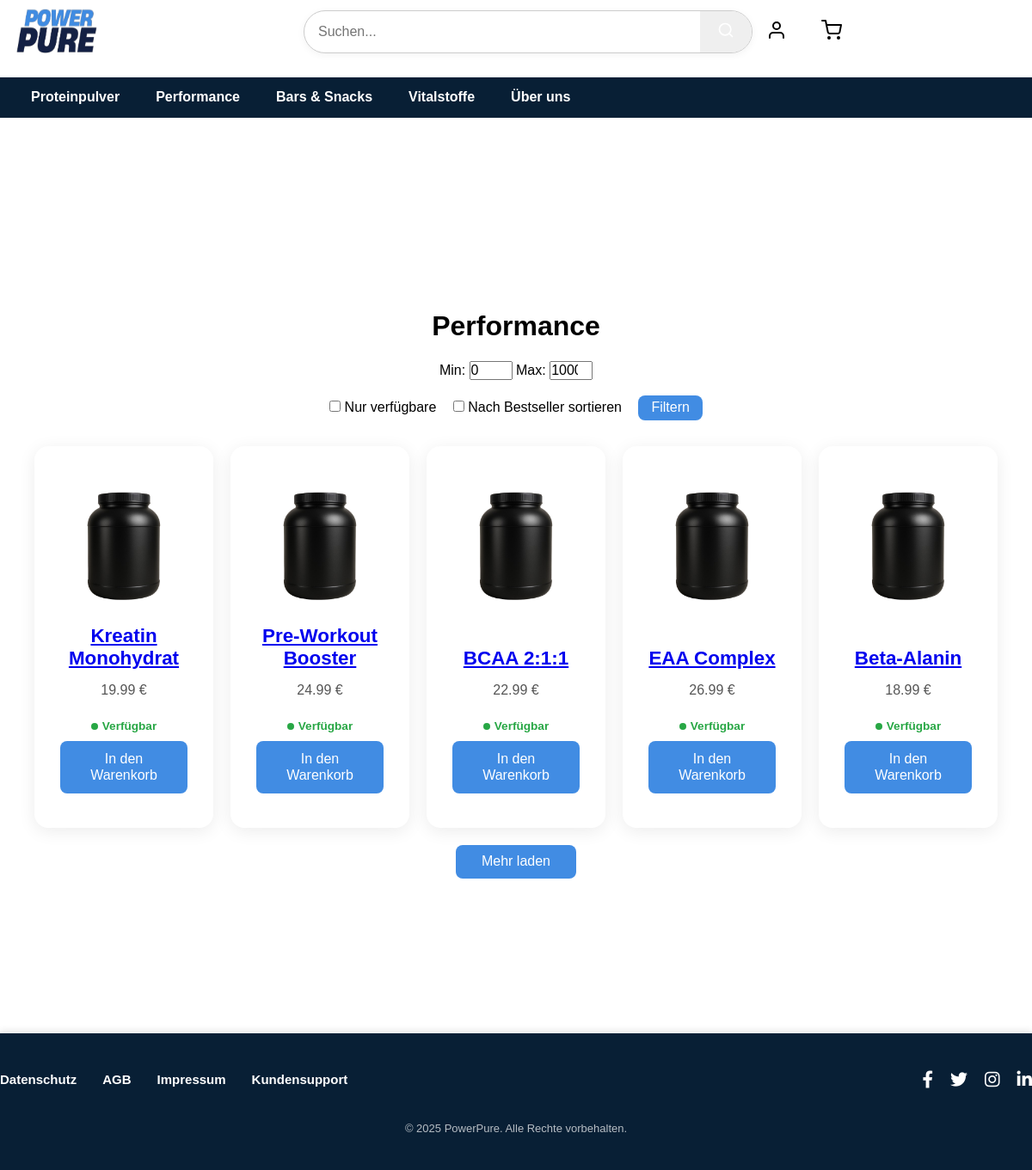
The app's page /category/show/2 with its own data.
### tables this page shows
CREATE TABLE `Categories` (
                              `category_id` int(11) NOT NULL,
                              `category_name` varchar(100) NOT NULL,
                              `asset_path` varchar(255) DEFAULT NULL,
                              `description` text DEFAULT NULL
);

CREATE TABLE `Products` (
                            `product_id` int(11) NOT NULL,
                            `product_name` varchar(200) NOT NULL,
                            `price` decimal(10,2) NOT NULL,
                            `category_id` int(11) NOT NULL,
                            `inventory` int(11) NOT NULL DEFAULT 0,
                            `units_sold` int(11) NOT NULL DEFAULT 0,
                            `flavour` varchar(50) DEFAULT NULL,
                            `size` varchar(50) DEFAULT NULL,
                            `description_short` varchar(500) DEFAULT NULL,
                            `description_long` text DEFAULT NULL,
                            `asset_path` varchar(255) DEFAULT NULL
);

### src/controllers/CategoryController.php (called while the page is built, shortened)
<?php
require_once 'Controller.php';
require_once 'src/models/CategoryModel.php';
require_once __DIR__ . '/../views/CategoryView.php';
require_once __DIR__ . '/../views/ProductView.php';
class CategoryController extends Controller
{
    private $view;
    private $model;
    public function __construct($db)
    {
        $this->model = new CategoryModel($db);
        $this->view = new CategoryView();
    }
    public function show($id)
    {
        $category = $this->model->getByID($id);
        $products = $this->model->getProductsByCategory($id);
        $this->view->add_js('filter/filter.js');
        $this->view->add_js('cart/cart.js');
        $data = $this->mergeData([
            'category' => $category,
            'products' => $products
        ]);
        $this->view->render_html('show', $data);
    }
}

### src/models/Model.php (called while the page is built, shortened)
<?php
abstract class Model {
    function __construct($db) {
        $this->conn = $db;
    }
}

### src/models/CategoryModel.php (called while the page is built, shortened)
<?php
require_once 'Model.php';
class CategoryModel extends Model {
    public function getByID($id)
    {
        $sql = "SELECT * FROM Categories WHERE category_id = :id";
        $stmt = $this->conn->prepare($sql);
        $stmt->bindValue(':id', $id, PDO::PARAM_INT);
        $stmt->execute();
        return $stmt->fetch(PDO::FETCH_ASSOC);
    }
    public function getProductsByCategory($categoryId) {
        $sql = "SELECT * FROM Products WHERE category_id = :id";
        $stmt = $this->conn->prepare($sql);
        $stmt->bindValue(':id', $categoryId, PDO::PARAM_INT);
        $stmt->execute();
        return $stmt->fetchAll(PDO::FETCH_ASSOC);
    }
}

### config/config.php (called while the page is built, shortened)
<?php
class Database
{
    private $host = 'localhost';
    private $db_name = 'sport_shop';
    private $username = 'root';
    private $password = '';
    private $conn;
    public function connect()
    {
        $this->conn = null;
        try{
            $this->conn = new PDO("mysql:host=$this->host;dbname=$this->db_name", $this->username, $this->password);
            $this->conn->setAttribute(PDO::ATTR_ERRMODE, PDO::ERRMODE_EXCEPTION);
        }catch(PDOException $e){
            echo "Connection Error: ".$e->getMessage();
        }
        return $this->conn;
    }
    public function prepare($sql) {
        return $this->conn->prepare($sql);
    }
}

### src/controllers/helpers/url.php (called while the page is built, shortened)
<?php
function asset_url(string $path): string
{
    $base = rtrim(BASE_URL, '/');
    return $base . '/' . $path;
}

### src/views/ProductView.php (the view, shortened to what this page needs)
<?php
require_once 'mainView.php';
class ProductView extends mainView
{
        ?>
        <?php
    public static function renderProductGrid($products)
    {
        ?>
        <div class="wrapper_bestseller" style="display: grid; grid-template-columns: repeat(auto-fill, minmax(200px, 1fr)); justify-content: start; gap: 20px;">
            <?php foreach ($products as $p): ?>
                <div class="bestseller">
                    <a href="<?= BASE_URL ?>/product/show/<?= (int)$p['product_id'] ?>">
                        <?php $img = !empty($p['asset_path']) ? $p['asset_path'] : 'assets/images/placeholder.png'; ?>
                        <img src="<?= htmlspecialchars(asset_url($img)) ?>" alt="<?= htmlspecialchars($p['product_name']) ?>" />
                    </a>
                    <div class="bestseller_information">
                        <h3>
                            <a href="<?= BASE_URL ?>/product/show/<?= (int)$p['product_id'] ?>">
                                <?= htmlspecialchars($p['product_name']) ?>
                            </a>
                        </h3>
                        <p><?= htmlspecialchars($p['price']) ?> €</p>
                        <div class="stock_status" style="display: flex; align-items: center; justify-content: center; margin-bottom: 10px; font-size: 0.85em;">
                            <?php if (isset($p['inventory']) && $p['inventory'] > 0): ?>
                                <span style="height: 8px; width: 8px; background-color: #28a745; border-radius: 50%; display: inline-block; margin-right: 5px;"></span>
                                <span style="color: #28a745; font-weight: bold;">Verfügbar</span>
                            <?php else: ?>
                                <span style="height: 8px; width: 8px; background-color: #dc3545; border-radius: 50%; display: inline-block; margin-right: 5px;"></span>
                                <span style="color: #dc3545; font-weight: bold;">Ausverkauft</span>
                            <?php endif; ?>
                        </div>
                        <form action="<?= BASE_URL ?>/cart/add" class="cart_form" method="POST">
                            <button type="submit" class="bestseller_button">In den Warenkorb</button>
                        </form>
                    </div>
                </div>
            <?php endforeach; ?>
        </div>
        <?php
        return ob_get_clean();
    }
        ?>
        <?php
    public static function renderFilterBar($categoryId = null, $searchTerm = null)
    {
        $controller = $categoryId ? 'category' : 'product';
        $dataAttrs = 'data-controller="' . $controller . '" ';
        if ($categoryId) {
            $dataAttrs .= 'data-id="' . (int)$categoryId . '" data-mode="category"';
        } else {
            if (!empty($searchTerm)) {
                $dataAttrs .= 'data-term="' . htmlspecialchars($searchTerm) . '" data-mode="search"';
            } else {
                $dataAttrs .= 'data-mode="all"';
            }
        }
        ?>
        <div class="filter-container" style="text-align:center; margin-bottom: 30px;" <?= $dataAttrs ?>>
            <label>Min: <input type="number" id="min-price" value="0" style="width:50px;"></label>
            <label>Max: <input type="number" id="max-price" value="1000" style="width:50px;"></label>
            <br><br>
            <label style="margin-right: 15px; cursor: pointer;">
                <input type="checkbox" id="check-available"> Nur verfügbare
            </label>
            <label style="margin-right: 15px; cursor: pointer;">
                <input type="checkbox" id="check-bestseller"> Nach Bestseller sortieren
            </label>
            <button id="filter-btn" class="bestseller_button" style="width:auto; padding: 5px 15px;">Filtern</button>
        </div>
        <?php
    }
}

### src/views/CategoryView.php (shortened to what this page needs)
<?php
require_once 'mainView.php';
require_once 'ProductView.php';
class CategoryView extends mainView {
        ?>
        <?php
    public static function show($data) {
        $category = $data['category'];
        $products = $data['products'] ?? [];
        ?>
        <main style="padding-top: 120px; min-height: 100vh;">
            <section class="category_detail_section" style="padding: 20px;">
                <h1 style="text-align:center;"><?= htmlspecialchars($category['category_name']) ?></h1>
                <?= ProductView::renderFilterBar($category['category_id'], null) ?>
                <div id="products-output">
                    <?= ProductView::renderProductGrid($products) ?>
                </div>
                <div style="text-align: center; margin-top: 20px;">
                    <button id="load-more-btn" class="bestseller_button" style="width: auto; padding: 10px 30px;">
                        Mehr laden
                    </button>
                </div>
            </section>
        </main>
        <?php
    }
}

### static/css/user/profile.css (style rules this page uses)
main { padding-top: 180px; }

### static/css/general_settings/color_scheme.css (style rules this page uses)
:root { --color-primary: #418ce3; --color-secondary: #081f35; --color-accent: #081f35; --color-bg-light: #f9fafb; --color-bg-dark: #111827; --color-text: #111827; --color-text-secondary: #6b7280; --color-success: #22c55e; --color-danger: #ef4444; font-family: Arial, sans-serif; --header-height: 100px; --footer-height: 100px; --page-padding: 24px; }
*, *::before, *::after { margin: 0; padding: 0; box-sizing: border-box; }
main { padding-top: var(--header-height, 200px); padding-bottom: 80px; }
html, body { height: 100%; display: flex; flex-direction: column; }
h1, h2, h3, h4, h5, h6, a { font-family: "Franklin Gothic Medium", "Franklin Gothic", "Franklin Gothic Demi", sans-serif; font-weight: bold; }

### static/css/index.css/header.css (style rules this page uses)
:root { --header-offset: 0px; }
html { scroll-padding-top: var(--header-offset); }
nav { background-color: var(--color-accent); width: 100%; }
nav ul { list-style-type: none; margin-left: 20px; padding: 0; display: flex; align-items: center; gap: 10px; }
nav ul li { position: relative; }
nav ul li a { display: block; color: white; padding: 14px 16px; text-decoration: none; transition: background-color 0.3s ease, color 0.3s ease; }

### static/css/index.css/bestseller.css (style rules this page uses)
.wrapper_bestseller { display: grid; grid-template-columns: repeat(auto-fit, minmax(280px, 1fr)); gap: 40px; width: 100%; max-width: 1400px; margin: 0 auto; padding: 0 20px; }
.bestseller { background-color: white; border-radius: 16px; padding: 40px 30px; text-align: center; box-shadow: 0 4px 20px rgba(0, 0, 0, 0.08); transition: transform 0.2s ease, box-shadow 0.2s ease; display: flex; flex-direction: column; justify-content: space-between; height: 100%; }
.bestseller h3 { font-size: 1.4rem; margin-bottom: 16px; color: #222; }
.bestseller p { font-size: 1rem; color: #555; margin-bottom: 24px; }
.bestseller_button { background-color: var(--color-primary); color: white; border: none; padding: 12px 20px; border-radius: 8px; cursor: pointer; font-size: 1rem; transition: background-color 0.2s ease; text-decoration: none; }
.bestseller img { width: 100%; height: auto; display: block; margin-bottom: 20px; }

### static/css/index.css/footer.css (style rules this page uses)
footer { background-color: var( --color-secondary ); color: white; padding: 40px 0; font-size: 15px; box-shadow: 0 -3px 8px rgba(0, 0, 0, 0.1); width: 100%; flex-shrink: 0; position: relative; }
html, body { height: 100%; }
.footer-inner { max-width: 1200px; margin: 0 auto; display: flex; justify-content: space-between; align-items: center; padding-bottom: 15px; }
.footer-nav ul { list-style: none; padding: 0; margin: 0; display: flex; gap: 30px; }
.footer-nav ul li a { color: #fff; text-decoration: none; font-weight: 600; font-size: 15px; transition: color 0.3s ease; border-bottom: 2px solid transparent; padding: 5px 0; }
.footer-social { display: flex; }
.footer-social a { color: #fff; font-size: 20px; margin-left: 20px; transition: color 0.3s ease; display: inline-flex; align-items: center; text-decoration: none; }
.footer-copy { text-align: center; margin-top: 20px; font-size: 13px; opacity: 0.7; }

### records on screen
categories: category_name "Performance"
products: asset_path (picture), product_name "Kreatin Monohydrat", price "19.99", inventory "Verfügbar"
products: asset_path (picture), product_name "Pre-Workout Booster", price "24.99", inventory "Verfügbar"
products: asset_path (picture), product_name "BCAA 2:1:1", price "22.99", inventory "Verfügbar"
products: asset_path (picture), product_name "EAA Complex", price "26.99", inventory "Verfügbar"
products: asset_path (picture), product_name "Beta-Alanin", price "18.99", inventory "Verfügbar"

### other values on screen
$category['name'] "Proteinpulver"
$category['name'] "Performance"
$category['name'] "Bars & Snacks"
$category['name'] "Vitalstoffe"
